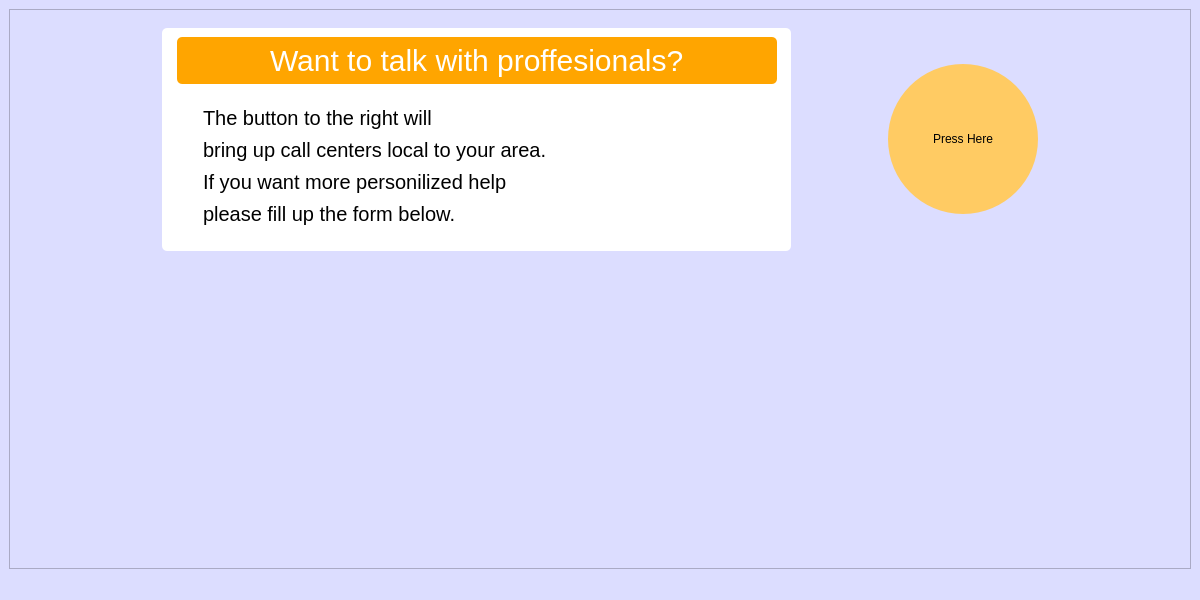
<?xml version="1.0" encoding="UTF-8"?>
<ui version="4.0">
 <class>MainWindow</class>
 <widget class="QMainWindow" name="MainWindow">
  <property name="geometry">
   <rect>
    <x>0</x>
    <y>0</y>
    <width>1200</width>
    <height>600</height>
   </rect>
  </property>
  <property name="minimumSize">
   <size>
    <width>1200</width>
    <height>600</height>
   </size>
  </property>
  <property name="windowTitle">
   <string>MainWindow</string>
  </property>
  <property name="styleSheet">
   <string notr="true">background-color: rgb(220, 221, 255);</string>
  </property>
  <widget class="QWidget" name="centralwidget">
   <layout class="QGridLayout" name="gridLayout_2">
    <item row="0" column="0">
     <widget class="QScrollArea" name="scrollArea">
      <property name="widgetResizable">
       <bool>true</bool>
      </property>
      <widget class="QWidget" name="scrollAreaWidgetContents">
       <property name="geometry">
        <rect>
         <x>0</x>
         <y>0</y>
         <width>1186</width>
         <height>550</height>
        </rect>
       </property>
       <layout class="QGridLayout" name="gridLayout_3">
        <item row="0" column="2">
         <spacer name="horizontalSpacer_2">
          <property name="orientation">
           <enum>Qt::Horizontal</enum>
          </property>
          <property name="sizeHint" stdset="0">
           <size>
            <width>135</width>
            <height>20</height>
           </size>
          </property>
         </spacer>
        </item>
        <item row="1" column="0">
         <spacer name="horizontalSpacer">
          <property name="orientation">
           <enum>Qt::Horizontal</enum>
          </property>
          <property name="sizeHint" stdset="0">
           <size>
            <width>135</width>
            <height>20</height>
           </size>
          </property>
         </spacer>
        </item>
        <item row="2" column="1">
         <spacer name="verticalSpacer">
          <property name="orientation">
           <enum>Qt::Vertical</enum>
          </property>
          <property name="sizeHint" stdset="0">
           <size>
            <width>20</width>
            <height>313</height>
           </size>
          </property>
         </spacer>
        </item>
        <item row="0" column="1" rowspan="2">
         <widget class="QWidget" name="" native="true">
          <layout class="QHBoxLayout" name="horizontalLayout">
           <item>
            <widget class="QWidget" name="" native="true">
             <property name="minimumSize">
              <size>
               <width>520</width>
               <height>0</height>
              </size>
             </property>
             <property name="styleSheet">
              <string notr="true">background-color: white;
border-radius: 5px;
padding-left: 15px;</string>
             </property>
             <layout class="QGridLayout" name="gridLayout">
              <item row="0" column="1">
               <layout class="QVBoxLayout" name="verticalLayout_2">
                <item alignment="Qt::AlignVCenter">
                 <widget class="QLineEdit" name="lineEdit">
                  <property name="minimumSize">
                   <size>
                    <width>600</width>
                    <height>0</height>
                   </size>
                  </property>
                  <property name="font">
                   <font>
                    <pointsize>-1</pointsize>
                   </font>
                  </property>
                  <property name="styleSheet">
                   <string notr="true">font-size: 30px;
color: white;
padding: 5px;
background-color: orange;
text-align: center;</string>
                  </property>
                  <property name="text">
                   <string>Want to talk with proffesionals?</string>
                  </property>
                  <property name="alignment">
                   <set>Qt::AlignCenter</set>
                  </property>
                 </widget>
                </item>
                <item>
                 <widget class="QWidget" name="widget_3" native="true"/>
                </item>
                <item>
                 <widget class="QWidget" name="" native="true">
                  <layout class="QVBoxLayout" name="verticalLayout">
                   <item>
                    <widget class="QLineEdit" name="lineEdit_2">
                     <property name="styleSheet">
                      <string notr="true">font-size: 20px;</string>
                     </property>
                     <property name="text">
                      <string>The button to the right will</string>
                     </property>
                    </widget>
                   </item>
                   <item>
                    <widget class="QLineEdit" name="lineEdit_4">
                     <property name="styleSheet">
                      <string notr="true">font-size: 20px;</string>
                     </property>
                     <property name="text">
                      <string>bring up call centers local to your area.</string>
                     </property>
                    </widget>
                   </item>
                   <item>
                    <widget class="QLineEdit" name="lineEdit_3">
                     <property name="styleSheet">
                      <string notr="true">font-size: 20px;</string>
                     </property>
                     <property name="text">
                      <string>If you want more personilized help</string>
                     </property>
                    </widget>
                   </item>
                   <item>
                    <widget class="QLineEdit" name="lineEdit_5">
                     <property name="styleSheet">
                      <string notr="true">font-size: 20px;</string>
                     </property>
                     <property name="text">
                      <string>please fill up the form below.</string>
                     </property>
                    </widget>
                   </item>
                   <item>
                    <widget class="QWidget" name="widget_4" native="true"/>
                   </item>
                  </layout>
                 </widget>
                </item>
               </layout>
              </item>
              <item row="0" column="0">
               <widget class="QWidget" name="widget" native="true"/>
              </item>
              <item row="0" column="2">
               <widget class="QWidget" name="widget_2" native="true"/>
              </item>
             </layout>
            </widget>
           </item>
           <item>
            <widget class="QWidget" name="widget_5" native="true">
             <property name="styleSheet">
              <string notr="true">margin-left: 15px</string>
             </property>
            </widget>
           </item>
           <item>
            <widget class="QWidget" name="widget_6" native="true"/>
           </item>
           <item>
            <spacer name="horizontalSpacer_3">
             <property name="orientation">
              <enum>Qt::Horizontal</enum>
             </property>
             <property name="sizeHint" stdset="0">
              <size>
               <width>40</width>
               <height>20</height>
              </size>
             </property>
            </spacer>
           </item>
           <item>
            <spacer name="horizontalSpacer_4">
             <property name="orientation">
              <enum>Qt::Horizontal</enum>
             </property>
             <property name="sizeHint" stdset="0">
              <size>
               <width>40</width>
               <height>20</height>
              </size>
             </property>
            </spacer>
           </item>
           <item>
            <widget class="QPushButton" name="pushButton">
             <property name="styleSheet">
              <string notr="true">QPushButton{
background-color: rgb(255, 203, 99);
border-width: 0px;
border-radius:75px;
min-height: 150px;
min-width: 150px;
max-height: 150px;
max-width: 150px;
}</string>
             </property>
             <property name="text">
              <string>Press Here</string>
             </property>
            </widget>
           </item>
          </layout>
         </widget>
        </item>
       </layout>
      </widget>
     </widget>
    </item>
   </layout>
  </widget>
  <widget class="QMenuBar" name="menubar">
   <property name="geometry">
    <rect>
     <x>0</x>
     <y>0</y>
     <width>1200</width>
     <height>18</height>
    </rect>
   </property>
  </widget>
  <widget class="QStatusBar" name="statusbar"/>
 </widget>
 <resources/>
 <connections/>
</ui>
